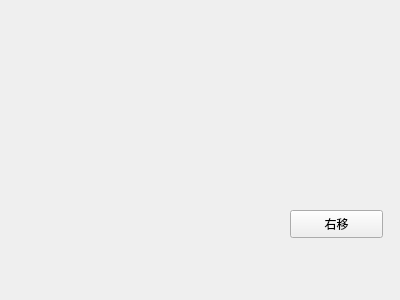
<?xml version="1.0" encoding="UTF-8"?>
<ui version="4.0">
 <class>Widget</class>
 <widget class="QWidget" name="Widget">
  <property name="geometry">
   <rect>
    <x>0</x>
    <y>0</y>
    <width>400</width>
    <height>300</height>
   </rect>
  </property>
  <property name="windowTitle">
   <string>Widget</string>
  </property>
  <widget class="QPushButton" name="pushButton">
   <property name="geometry">
    <rect>
     <x>290</x>
     <y>210</y>
     <width>93</width>
     <height>28</height>
    </rect>
   </property>
   <property name="text">
    <string>右移</string>
   </property>
  </widget>
 </widget>
 <layoutdefault spacing="6" margin="11"/>
 <resources/>
 <connections/>
</ui>
